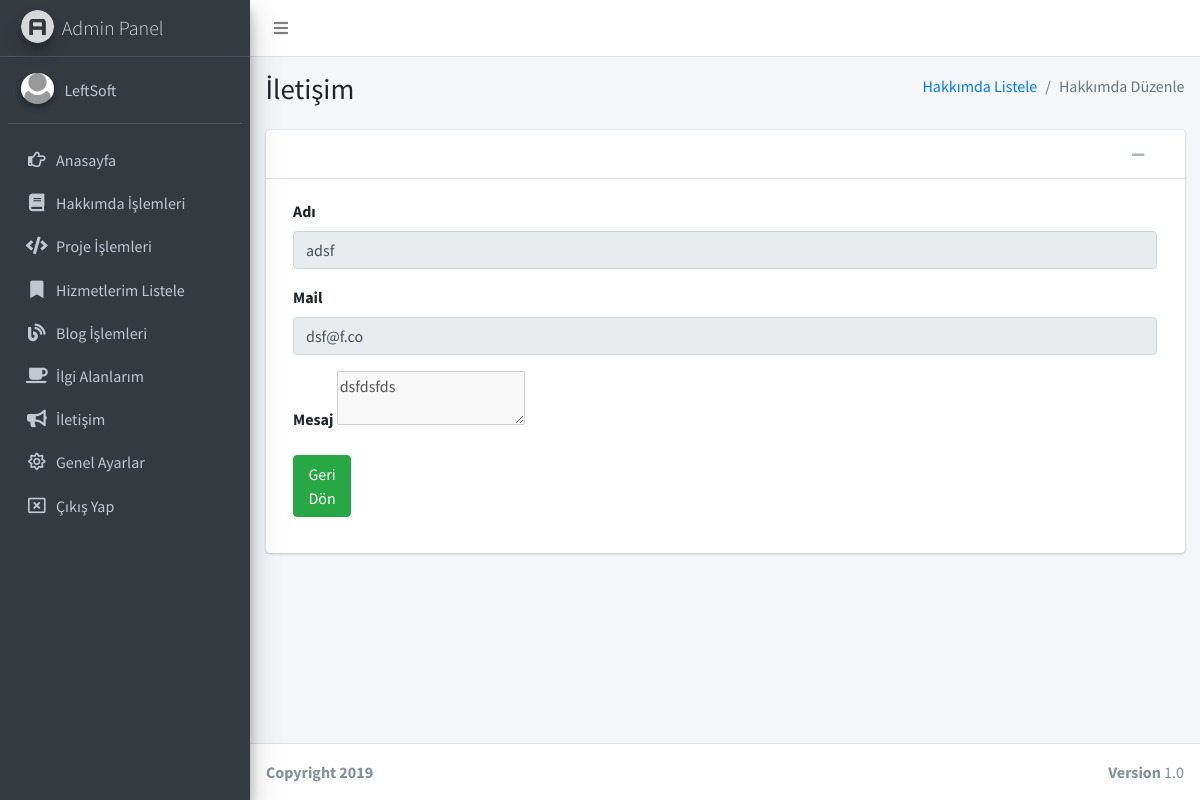
Screenshot of /admin/sayfalar/iletisim-oku.php?iletisim_id=1 (signed in) with the database file from the repository.
### tables this page shows
CREATE TABLE `kullanici` (
  `kullanici_id` int(11) NOT NULL,
  `kullanici_mail` varchar(100) NOT NULL,
  `kullanici_password` varchar(50) NOT NULL,
  `kullanici_ad` varchar(50) NOT NULL
);

CREATE TABLE `iletisim` (
  `iletisim_id` int(11) NOT NULL,
  `iletisim_isim` text NOT NULL,
  `iletisim_mail` text NOT NULL,
  `iletisim_mesaj` text NOT NULL
);

### admin/sayfalar/iletisim-oku.php (the view, shortened to what this page needs)
<?php
include 'header.php';
$hakkimdasor=$db->prepare("SELECT * FROM iletisim where iletisim_id=:id");
$hakkimdasor->execute(array(
  'id' => $_GET['iletisim_id']
  ));
$hakkimdacek=$hakkimdasor->fetch(PDO::FETCH_ASSOC);
?>
  <div class="content-wrapper">
    <section class="content-header">
      <div class="container-fluid">
        <div class="row mb-2">
          <div class="col-sm-6">
            <h1>İletişim</h1>
          </div>
          <div class="col-sm-6">
            <ol class="breadcrumb float-sm-right">
              <li class="breadcrumb-item"><a href="kanal-listele.php">Hakkımda Listele</a></li>
              <li class="breadcrumb-item active">Hakkımda Düzenle</li>
            </ol>
          </div>
        </div>
      </div>
    </section>
    <section class="content">
      <div class="container-fluid">
        <div class="card card-default">
          <div class="card-header">
            <div class="card-tools">
              <button type="button" class="btn btn-tool" data-card-widget="collapse"><i class="fas fa-minus"></i></button>
              <button type="button" class="btn btn-tool" data-card-widget="remove"><i class="fas fa-remove"></i></button>
            </div>
          </div>
          <div class="card-body">
             <div class="col-sm-12">
                      <div class="form-group">
                        <label>Adı</label>
                        <input type="text" disabled  class="form-control" placeholder="Ad" value="<?php echo $hakkimdacek['iletisim_isim']; ?>">
                      </div>
                    </div>
 <div class="col-sm-12">
                      <div class="form-group">
                        <label>Mail</label>
                        <input type="text" disabled class="form-control" placeholder="adres" value="<?php echo $hakkimdacek['iletisim_mail']; ?>">
                      </div>
                    </div>
                    <div class="col-sm-12">
                      <div class="form-group">
                        <label>Mesaj</label>
                        <textarea  class="ckeditor" id="editor1"  disabled=""><?php echo $hakkimdacek['iletisim_mesaj']; ?></textarea>
                      </div>
                    </div>
                  <div class="form-group">
              <div align="left" class="col-sm-1">
                <a href="iletisim-listele.php"><button class="btn btn-success">Geri Dön</button></a>
              </div>
            </div>
          </div>
        </div>
      </div>
    </section>
  </div>
  <footer class="main-footer">
    <div class="float-right d-none d-sm-block">
      <b>Version</b> 1.0
    </div>
    <strong>Copyright 2019</strong>
  </footer>
</div>
</body>
</html>

### admin/sayfalar/header.php (shortened to what this page needs)
<?php
include '../../baglan.php';
$kullanicisor=$db->prepare("SELECT * FROM kullanici where kullanici_mail=:mail");
$kullanicisor->execute(array(
  'mail' => $_SESSION['kullanici_mail']
  ));
$kullanicicek=$kullanicisor->fetch(PDO::FETCH_ASSOC);
?>
<!DOCTYPE html>
<html>
<head>
  <link rel="stylesheet" href="https://code.ionicframework.com/ionicons/2.0.1/css/ionicons.min.css">
  <link rel="stylesheet" href="../plugins/fontawesome-free/css/all.min.css">
  <link rel="stylesheet" href="https://code.ionicframework.com/ionicons/2.0.1/css/ionicons.min.css">
  <link rel="stylesheet" href="../plugins/tempusdominus-bootstrap-4/css/tempusdominus-bootstrap-4.min.css">
  <link rel="stylesheet" href="../plugins/icheck-bootstrap/icheck-bootstrap.min.css">
  <link rel="stylesheet" href="../plugins/jqvmap/jqvmap.min.css">
  <link rel="stylesheet" href="../dist/css/adminlte.min.css">
  <link rel="stylesheet" href="../plugins/overlayScrollbars/css/OverlayScrollbars.min.css">
  <link rel="stylesheet" href="../plugins/daterangepicker/daterangepicker.css">
  <link rel="stylesheet" href="../plugins/summernote/summernote-bs4.css">
  <link rel="stylesheet" href="../plugins/datatables-bs4/css/dataTables.bootstrap4.css">
</head>
<body class="hold-transition sidebar-mini layout-fixed">
<div class="wrapper">
  <nav class="main-header navbar navbar-expand navbar-white navbar-light">
    <ul class="navbar-nav">
      <li class="nav-item">
        <a class="nav-link" data-widget="pushmenu" href="#"><i class="fas fa-bars"></i></a>
      </li>
    </ul>
  </nav>
  <aside class="main-sidebar sidebar-dark-primary elevation-4">
    <a href="index.php" class="brand-link">
      <img src="../dist/img/AdminLTELogo.png" alt="AdminLTE Logo" class="brand-image img-circle elevation-3"
           style="opacity: .8">
      <span class="brand-text font-weight-light">Admin Panel</span>
    </a>
    <div class="sidebar">
      <div class="user-panel mt-3 pb-3 mb-3 d-flex">
        <div class="image">
          <img src="../dist/img/user2-160x160.png" class="img-circle elevation-2" alt="User Image">
        </div>
        <div class="info">
          <a href="#" class="d-block"><?php echo $kullanicicek['kullanici_ad']; ?></a>
        </div>
      </div>
      <nav class="mt-2">
        <ul class="nav nav-pills nav-sidebar flex-column" data-widget="treeview" role="menu" data-accordion="false">
               <li class="nav-item">
            <a href="index.php" class="nav-link">
              <i class="nav-icon far fa-hand-point-right"></i>
              <p>
                Anasayfa
              </p>
            </a>
          </li>
         <li class="nav-item">
            <a href="hakkimda-listele.php" class="nav-link">
              <i class="nav-icon fas fa-book"></i>
              <p>
                Hakkımda İşlemleri
              </p>
            </a>
          </li>
          <li class="nav-item">
            <a href="proje-listele.php" class="nav-link">
              <i class="nav-icon fas fa-code"></i>
              <p>
                Proje İşlemleri
              </p>
            </a>
          </li>
          <li class="nav-item">
            <a href="hizmet-listele.php" class="nav-link">
              <i class="nav-icon  fas fa-bookmark"></i>
              <p>
                Hizmetlerim Listele
              </p>
            </a>
          </li>
           <li class="nav-item">
            <a href="blog-listele.php" class="nav-link">
              <i class="nav-icon fas fa-blog"></i>
              <p>
                Blog İşlemleri
              </p>
            </a>
          </li>
          <li class="nav-item">
            <a href="ilgi-listele.php" class="nav-link">
              <i class="nav-icon fas fa-coffee"></i>
              <p>
                İlgi Alanlarım
              </p>
            </a>
          </li>
          <li class="nav-item">
            <a href="iletisim-listele.php" class="nav-link">
              <i class="nav-icon fas fa-bullhorn"></i>
              <p>
                İletişim
              </p>
            </a>
          </li>
          <li class="nav-item">
            <a href="genel-ayar.php" class="nav-link">
              <i class="nav-icon far fa-sun"></i>
              <p>
                Genel Ayarlar
              </p>
            </a>
          </li>
     <li class="nav-item">
            <a href="logout.php" class="nav-link">
              <i class="nav-icon far fa-window-close"></i>
              <p>
                Çıkış Yap
              </p>
            </a>
          </li>
        </ul>
      </nav>
    </div>
  </aside>

### rows the page displays
kullanici: kullanici_ad "LeftSoft"
iletisim: iletisim_isim "adsf", iletisim_mail "dsf@f.co", iletisim_mesaj "dsfdsfds"
